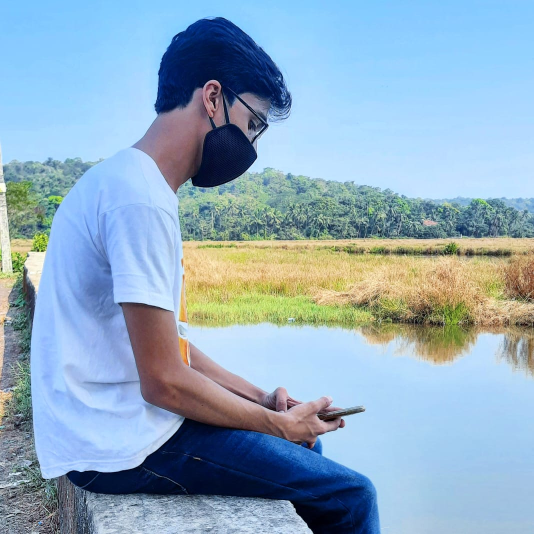
#> input picture portrait.png.jpg, 1068 x 1068 px (shown at 1/2 size); its folder holds only this picture in this run
$ python ascii_terminal.py
#> lines starting #> are read from the running program, lines starting #| are printed output that depends on the picture
#!/usr/bin/env python3
"""
ascii_terminal.py — Turn any image into ASCII art that types itself out
like a terminal, saved as a self-contained animated SVG.

Usage:
    Drop an image into this folder and run with no arguments:
        python3 ascii_terminal.py
    It auto-detects the newest image in the folder, converts it to ASCII,
    and writes an animated .svg next to it. Uses SMIL animation so it
    plays in a browser AND inside a GitHub README.

    Optional: pass an image path explicitly:
        python3 ascii_terminal.py path/to/photo.png

Dependencies: Pillow only.
"""
import sys
import os
import glob
from typing import List
from PIL import Image

# ----------------------------------------------------------------------------
# Tunables
# ----------------------------------------------------------------------------
WIDTH = 100          # target width in characters (~100 wide)
CHAR_ASPECT = 0.52   # monospace glyphs are ~2x taller than wide
CONTRAST = 1.15      # >1 boosts contrast, <1 flattens it

# Bright -> blank, dark -> dense. This makes bright backgrounds wash out.
RAMP = " .'`^\",:;Il!i~+_-?][}{1)(|/tfjrxnuvczXYUJCLQ0OZmwqpdbkhao*#MW&8%B@$"

# Terminal look
BG_COLOR = "#0d1117"      # dark background (GitHub dark)
FG_COLOR = "#c9d1d9"      # light monospace text
CURSOR_COLOR = "#3fb950"  # green terminal cursor
FONT_SIZE = 12       # px
LINE_HEIGHT = 13     # px per row
CHAR_WIDTH = 7.2     # px per glyph (monospace advance)
PAD = 16             # px padding around the art
ROW_DURATION = 0.28  # seconds to type one row
HOLD = 1.2           # seconds frozen at the end before it settles

IMAGE_EXTS = ("*.jpg", "*.jpeg", "*.png", "*.gif", "*.bmp", "*.webp",
              "*.tif", "*.tiff", "*.JPG", "*.JPEG", "*.PNG")


def image_to_ascii(path: str, width: int = WIDTH) -> List[str]:
    from PIL import ImageOps, ImageEnhance
    img = Image.open(path).convert("L")
    img = ImageOps.autocontrast(img, cutoff=1)
    if CONTRAST != 1.0:
        img = ImageEnhance.Contrast(img).enhance(CONTRAST)
    w, h = img.size
    new_w = width
    new_h = max(1, int(width * (h / w) * CHAR_ASPECT))
    img = img.resize((new_w, new_h))
    px = img.load()
    assert px is not None
    n = len(RAMP) - 1
    rows: List[str] = []
    for y in range(new_h):
        chars: List[str] = []
        for x in range(new_w):
            pixel_val = px[x, y]  # type: ignore[index]
            if isinstance(pixel_val, int):
                lum: int = pixel_val
            elif isinstance(pixel_val, float):
                lum = int(pixel_val)
            else:
                lum = int(pixel_val[0]) if pixel_val else 0  # type: ignore[index]
            idx = int((255 - lum) / 255 * n)
            chars.append(RAMP[idx])
        rows.append("".join(chars).rstrip())
    return rows


def _xml_escape(s: str) -> str:
    return (s.replace("&", "&amp;").replace("<", "&lt;")
             .replace(">", "&gt;").replace('"', "&quot;"))


def ascii_to_svg(rows: List[str], out_path: str) -> float:
    n_rows = len(rows)
    max_cols = max((len(r) for r in rows), default=1)
    art_w = max_cols * CHAR_WIDTH
    art_h = n_rows * LINE_HEIGHT
    svg_w = int(art_w + PAD * 2)
    svg_h = int(art_h + PAD * 2)
    total = n_rows * ROW_DURATION + HOLD

    parts: List[str] = []
    parts.append(
        f'<svg xmlns="http://www.w3.org/2000/svg" width="{svg_w}" '
        f'height="{svg_h}" viewBox="0 0 {svg_w} {svg_h}" '
        f'font-family="monospace">'
    )
    parts.append(f'<rect width="100%" height="100%" fill="{BG_COLOR}"/>')
    parts.append(
        f'<style>text{{font-family:Menlo,Consolas,"DejaVu Sans Mono",'
        f'monospace;font-size:{FONT_SIZE}px;white-space:pre;'
        f'dominant-baseline:hanging;}}</style>'
    )

    for i, row in enumerate(rows):
        y = PAD + i * LINE_HEIGHT
        start = i * ROW_DURATION
        row_len = max(len(row), 1)
        row_px = row_len * CHAR_WIDTH

        clip_id = f"c{i}"
        parts.append(f'<clipPath id="{clip_id}">')
        parts.append(
            f'<rect x="{PAD}" y="{y}" width="0" height="{LINE_HEIGHT}">'
            f'<animate attributeName="width" from="0" to="{row_px:.1f}" '
            f'begin="{start:.3f}s" dur="{ROW_DURATION:.3f}s" '
            f'fill="freeze" calcMode="linear"/>'
            f'</rect>'
        )
        parts.append('</clipPath>')

        parts.append(
            f'<text x="{PAD}" y="{y}" fill="{FG_COLOR}" '
            f'clip-path="url(#{clip_id})" '
            f'xml:space="preserve">{_xml_escape(row)}</text>'
        )

        parts.append(
            f'<rect y="{y}" width="{CHAR_WIDTH:.1f}" '
            f'height="{FONT_SIZE}" fill="{CURSOR_COLOR}" opacity="0">'
            f'<animate attributeName="x" from="{PAD}" '
            f'to="{PAD + row_px:.1f}" begin="{start:.3f}s" '
            f'dur="{ROW_DURATION:.3f}s" fill="freeze"/>'
            f'<set attributeName="opacity" to="0.85" begin="{start:.3f}s"/>'
            f'<set attributeName="opacity" to="0" '
            f'begin="{start + ROW_DURATION:.3f}s"/>'
            f'</rect>'
        )

    parts.append('</svg>')
    with open(out_path, "w", encoding="utf-8") as f:
        f.write("\n".join(parts))
    return total


def find_image(folder: str) -> str | None:
    candidates: List[str] = []
    for pat in IMAGE_EXTS:
        candidates.extend(glob.glob(os.path.join(folder, pat)))
    candidates = [c for c in set(candidates) if not c.lower().endswith(".svg")]
    if not candidates:
        return None
    return max(candidates, key=os.path.getmtime)


def main() -> None:
    folder = os.path.dirname(os.path.abspath(__file__))
    img_path: str | None
    if len(sys.argv) > 1:
        img_path = os.path.abspath(sys.argv[1])
        if not os.path.exists(img_path):
            print(f"! Not found: {img_path}")
            sys.exit(1)
    else:
        img_path = find_image(folder)
        if not img_path:
            print("! No image found. Drop a .jpg/.png into this folder and run again.")
            sys.exit(1)

    # Type narrowing: img_path cannot be None after the checks above
    final_img_path: str = img_path  # type: ignore[assignment]
    print(f"→ Reading {os.path.basename(final_img_path)}")
    rows = image_to_ascii(final_img_path)
#> in image_to_ascii, `img = Image.open(path).convert("L")`:
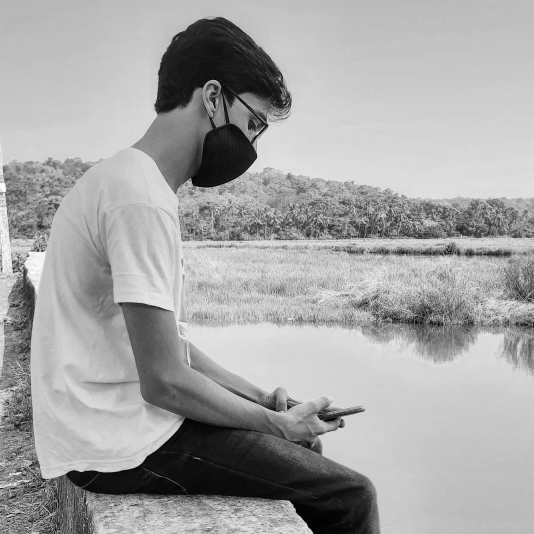
#> img: PIL image 1068x1068 L (shown at 1/2 size); min 0, max 254, mean 164.9
#> in image_to_ascii, `img = ImageOps.autocontrast(img, cutoff=1)`:
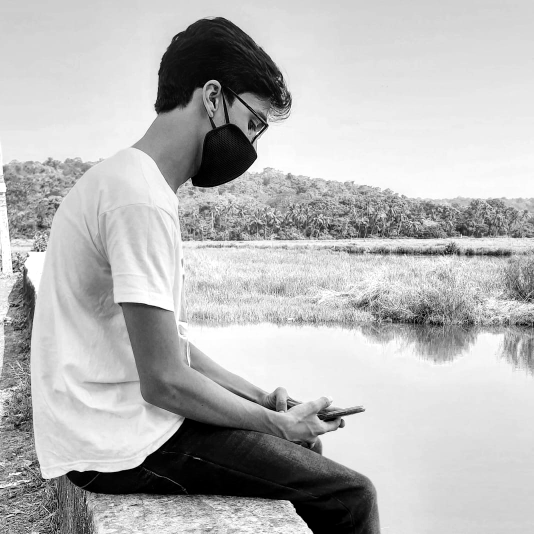
#> img: PIL image 1068x1068 L (shown at 1/2 size); min 0, max 255, mean 183.8
#> in image_to_ascii, `img = img.resize((new_w, new_h))`:
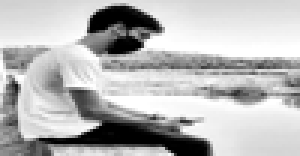
#> img: PIL image 100x52 L (shown 3 times larger); min 0, max 255, mean 184.2
#> after the loop in image_to_ascii, `for y in range(new_h):`: rows = 52 items
#> rows = 52 items
    out_path = os.path.splitext(final_img_path)[0] + ".svg"
    duration = ascii_to_svg(rows, out_path)
#> in ascii_to_svg, `n_rows = len(rows)`: n_rows = 52
#> in ascii_to_svg, `max_cols = max((len(r) for r in rows), default=1)`: max_cols = 100
#> in ascii_to_svg, `art_w = max_cols * CHAR_WIDTH`: art_w = 720
#> in ascii_to_svg, `art_h = n_rows * LINE_HEIGHT`: art_h = 676
#> in ascii_to_svg, `svg_w = int(art_w + PAD * 2)`: svg_w = 752
#> in ascii_to_svg, `svg_h = int(art_h + PAD * 2)`: svg_h = 708
#> in ascii_to_svg, `total = n_rows * ROW_DURATION + HOLD`: total = 15.76
#> the loop in ascii_to_svg, `for i, row in enumerate(rows):` made 52 passes
#> (y, start, row_len, row_px, clip_id) on passes 1 to 12: (16, 0, 100, 720, 'c0'), (29, 0.28, 100, 720, 'c1'), (42, 0.56, 100, 720, 'c2'), (55, 0.84, 100, 720, 'c3'), (68, 1.12, 100, 720, 'c4'), (81, 1.4, 100, 720, 'c5'), (94, 1.68, 100, 720, 'c6'), (107, 1.96, 100, 720, 'c7'), (120, 2.24, 100, 720, 'c8'), (133, 2.52, 100, 720, 'c9'), (146, 2.8, 100, 720, 'c10'), (159, 3.08, 100, 720, 'c11')
#> after the loop in ascii_to_svg, `for i, row in enumerate(rows):`: parts = 263 items
#> duration = 15.76
    print(f"✓ Wrote {os.path.basename(out_path)} "
          f"({len(rows)} rows, ~{duration:.1f}s animation)")
#| ✓ Wrote portrait.png.svg (52 rows, ~15.8s animation)
    print(f"  Open it in a browser: open \"{out_path}\"")


if __name__ == "__main__":
    main()
